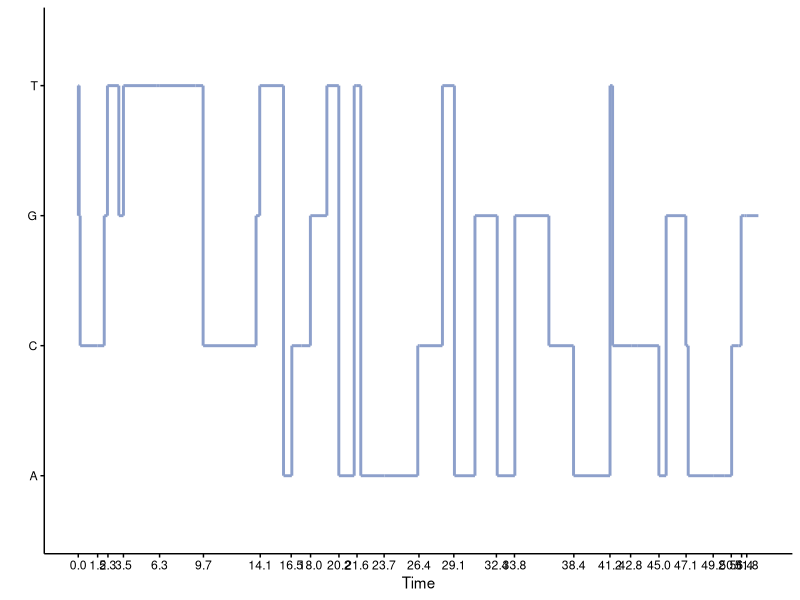
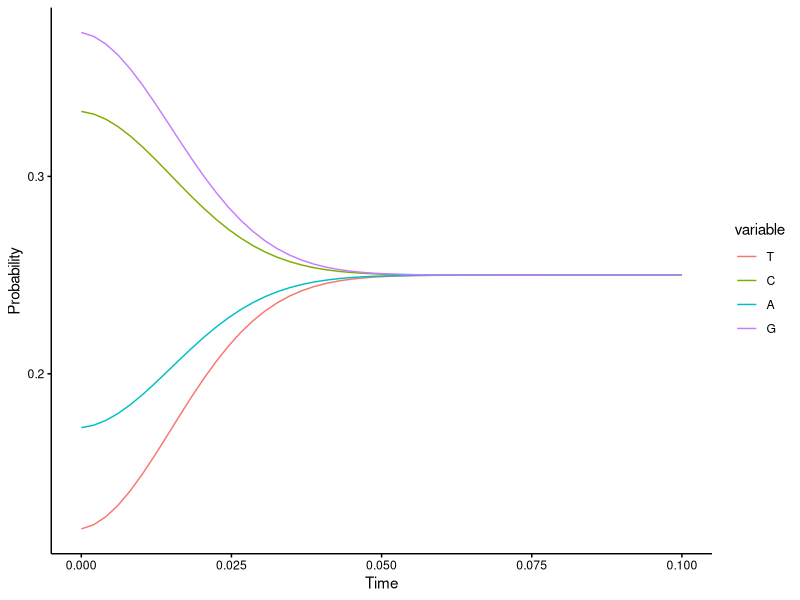

Here is the R script that generated these plots, in order:
################
#---PACKAGES---#
################
require(ggplot2)
require(reshape2)


###########################
#---POISSON SAMPLE PATH---#
###########################
# 4 x 12
paths = 1
N = 50

colorBeta <- rgb(252, 141, 98, maxColorValue = 255, alpha = 255)  
colorAlpha <- rgb(141, 160, 203, maxColorValue = 255, alpha = 255)  

theList <- list()
for(j in 1 : paths) {
  
  data = data.frame(
    x = rep(NA, 2 * N + 1),
    xend = rep(NA, 2 * N + 1 ),
    y = rep(NA, 2 * N + 1),
    yend = rep(NA, 2 * N + 1),
    path = rep(NA, 2 * N + 1)
  )
  
  data$x[1] = 0
  data$xend[1] = rexp(1)
  
  data$y[1] = sample(c("A", "C", "G", "T"), size = 1)
  data$yend = data$y
  
  ids = seq( from = 1, to = (2 * N - 1), by = 2 )
  
  for(i in ids) {
    
    char = sample(c("A", "C", "G", "T"), size = 1)
    time = rexp(1)
    
    data$x[i + 1] = data$xend[i]
    data$xend[i + 1] = data$x[i + 1]
    
    data$y[i + 1] = data$yend[i]
    data$yend[i + 1] = char
    
    data$x[i + 2] = data$xend[i + 1]
    data$xend[i + 2] = data$x[i + 2] + time
    
    data$y[i + 2] = data$yend[i + 1]
    data$yend[i + 2] = data$y[i + 2]
    
    data$path[i] <- data$path[i + 1] <- data$path[i + 2] <- j
    
  } # END: i
  
  theList[[j]] = data
} # END: j

data_melt <- do.call("rbind", theList)
data_melt$path <- as.factor(data_melt$path)
  
p <- ggplot(data_melt)
p <- p + geom_segment(aes(x = x, y = y, xend = xend, yend = yend, linetype = path), colour = colorAlpha, size = 1)
# p <- p + geom_point(aes(x = x, y = y), colour = colorAlpha, fill = colorAlpha, shape = 21, size = 2)

theme1 <- theme(
  axis.line = element_line(colour = "black"),
  axis.text = element_text(colour = "black"),
  axis.ticks = element_line(colour = "black"),
  legend.position = "none",
  panel.background = element_rect(size = 1, fill = "white", colour = NA),
  panel.border = element_blank(),
  panel.grid.major = element_blank(),
  panel.grid.minor = element_blank()
)

nth = 2
ticks <- unique(round(data_melt$x, 1))
ticks <- ticks[seq(1, length(ticks), nth)]
p <- p + scale_x_continuous(
  breaks = ticks
  )

p <- p + theme1
p <- p + xlab("Time") + ylab("")
print(p)


#########################
#---JC69 CTMC EXAMPLE---#
#########################
JC69 <- function (lambda, t) {
  p0 = 1/4 + 3/4 * exp(-4*lambda*t)
  p1 = 1/4 - 1/4 * exp(-4*lambda*t)
  
  trans_prob = matrix(c(p0, p1, p1, p1,
                        p1, p0, p1, p1,
                        p1, p1, p0, p1,
                        p1, p1, p1, p0
  ), nrow = 4, ncol = 4, byrow = T)
  
  colnames(trans_prob) <- rownames(trans_prob) <- c("T", "C", "A", "G")
  return(trans_prob)
}

N = 50
times = seq(0, 0.1, length.out = N)
data <- data.frame(
    T = rep(NA, N),
    C = rep(NA, N),
    A = rep(NA, N),
    G = rep(NA, N)
    )

set.seed(123)
r    <- runif(4)
vect <- r / sum(r)


data[1, ] <- vect
lambda    <- 2

for (i in 2 : N) {
   probs = as.matrix(data[i - 1, ], nrow = 1, ncol = 4)
   data[i, ] <- probs %*% JC69(lambda, t = times[i])   
}

data_melt <- melt(cbind(t = times, data), id.vars = "t") 

p <- ggplot(data_melt)
p <- p + geom_line(aes(x = t, y = value, color = variable))    
p <- p + xlab("Time") + ylab("Probability")
theme <- theme(
  axis.title = element_text(colour = "black"),
  axis.text = element_text(colour = "black"),
  axis.line = element_line(colour = "black"),
  axis.ticks = element_line(colour = "black"),
  panel.background = element_rect(size = 1, fill = "white", colour = NA),
  plot.background = element_rect(colour = NA),
  panel.border = element_blank(),
  panel.grid.major = element_blank(),
  panel.grid.minor = element_blank()
)
p <- p + theme
print(p)

# library(expm)
# c(0,1,0,0) %*% (JC69(lambda = lambda, t=100))
